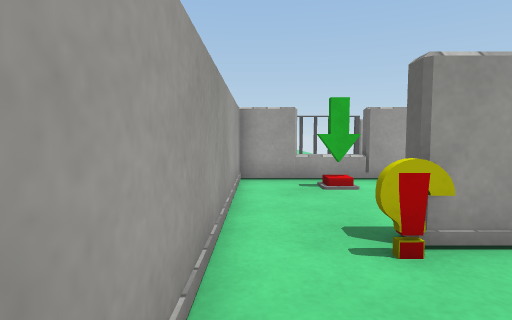
[1] (above)

12 first-person views from a walk through a scene from a Unity 3-D project. The camera is 0.58 m above the floor, tilts 4° down and sees 80° across. The floor is counted in squares, 0.5 m on a side. Each view is taken from the middle of a square. On the plan, view 1 faces up. The plan holds only what a view shows up to about 13 squares ahead; the rest is blank. The place goes on beyond the plan. The player is left out. Surface patterns are stand-ins for the level's own textures.

[2]
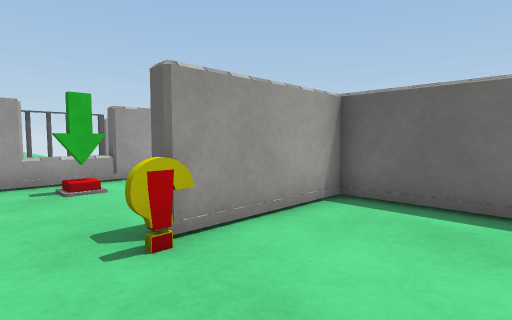

[3]
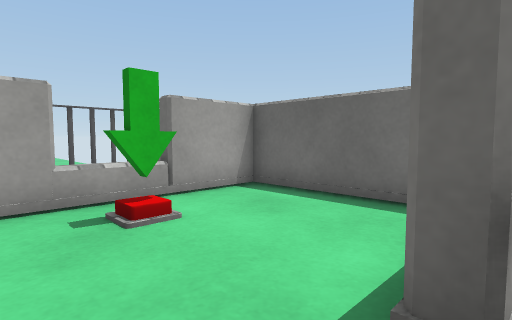

[4]
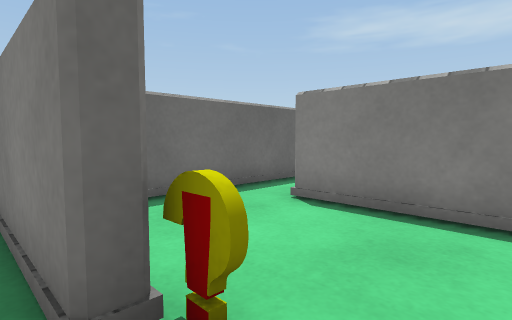

[5]
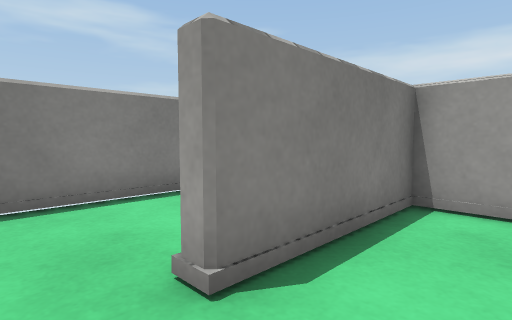

[6]
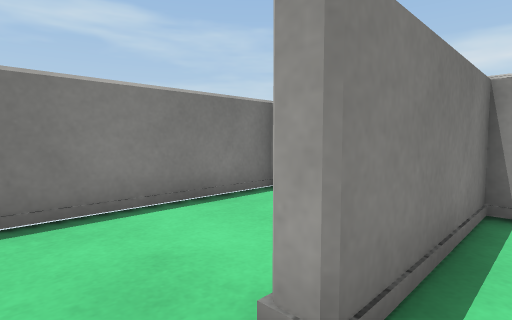

[7]
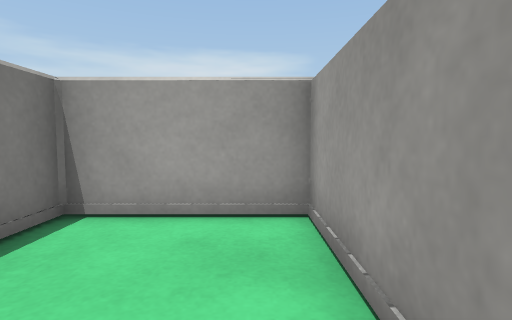

[8]
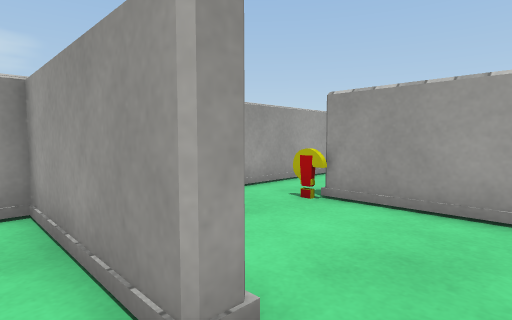

[9]
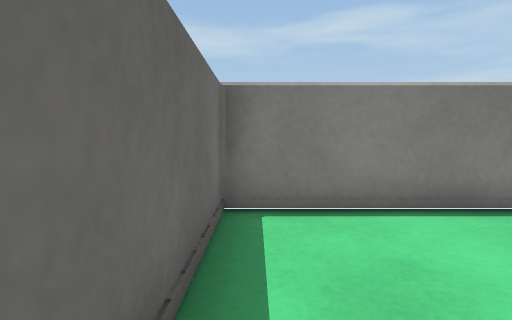

[10]
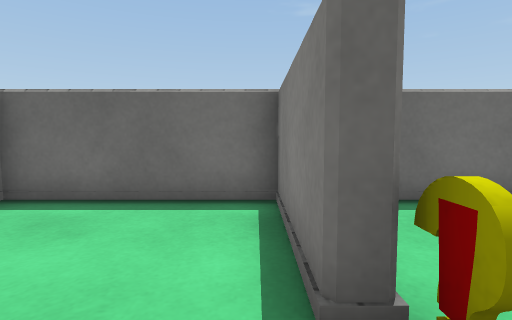

[11]
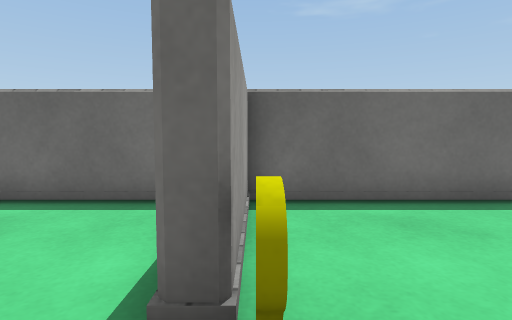

[12]
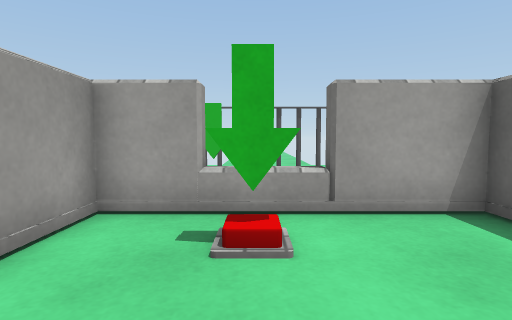

### Floor plan
Points are (right, up) in squares from view 1. A wall is a line through its corners. A room is listed if a view was taken in it or the views show most of it. See-through windows are left out.
Room 1 (views 1, 2, 5, 6, 9)
walls: (5.5, -1.4) (5.5, 3.1) (1.6, 3.1); (-0.5, 2.4) (-0.5, -0.8) (3.7, -0.8) (3.7, -1.2)
low walls: (2, 2.9) (1.1, 2.9)
ways out: opening at (0, 3) to room 2; opening at (4.5, -1) to room 3
Room 2 (views 3, 4, 10, 11, 12)
walls: (1.7, 2.7) (1.7, 3.6) (5.5, 3.6) (5.5, 8.6) (-0.5, 8.6) (-0.5, 2.4)
low walls: (1.1, 3) (2, 3)
ways out: opening at (0, 3) to room 1
objects: other object (2, 7)
Room 3 (views 7, 8)
walls: (3.7, -1.2) (-0.5, -1.2) (-0.5, -4.9) (5.5, -4.9) (5.5, -1.4)
ways out: opening at (4.5, -1) to room 1

Where each view was taken, in squares from view 1:
view 1: 0 up, 0 right, facing up
view 2: 0 up, 0 right, facing up-right
view 3: 3 up, 0 right, facing up-right
view 4: 4 up, 0 right, facing down-right
view 5: 1 up, 5 right, facing down-left
view 6: 0 up, 5 right, facing down-left
view 7: 2 down, 4 right, facing left
view 8: 2 down, 5 right, facing up-left
view 9: 0 up, 5 right, facing down
view 10: 4 up, 0 right, facing right
view 11: 3 up, 0 right, facing right
view 12: 4 up, 2 right, facing up
